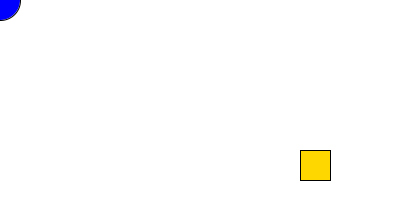
Frame 1 (no input)
Frame 60 (the mouse pressed at the canvas centre just before this capture): identical to frame 1, image omitted
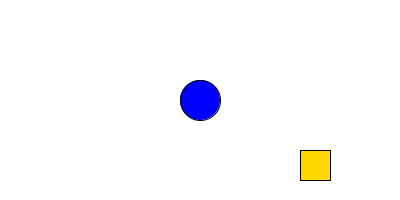
Frame 120 (the mouse held since frame 60 and released just before this capture)

The Processing sketch that drew these frames (run headless with seeded random() and noise(); from frame 60 on, the mouse is pressed at the canvas centre):

// Processing sketch: ejercicio_17
// ── ejercicio_17.pde
float linkX;
float linkY;
float tesoroX = 300;
float tesoroY = 150;

float radioLink = 20;
float tamañoTesoro = 30;

void setup() {
    size(400, 200);
    linkX = width / 2;
    linkY = height / 2;
}

void draw() {
    background(255);
    linkX = mouseX;
    linkY = mouseY;
    fill(0, 0, 255);
    ellipse(linkX, linkY, radioLink * 2, radioLink * 2);
    fill(255, 215, 0);
    rect(tesoroX, tesoroY, tamañoTesoro, tamañoTesoro);
    float distancia = calcularDistancia(linkX, linkY, tesoroX, tesoroY);
    float umbral = 30;

    if (distancia <= umbral) {
        fill(255);
        rect(tesoroX, tesoroY, tamañoTesoro, tamañoTesoro);
    }
}

float calcularDistancia(float x1, float y1, float x2, float y2) {
    float catetoX = x2 - x1;
    float catetoY = y2 - y1;
    return sqrt(catetoX * catetoX + catetoY * catetoY);
}
